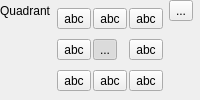
                       <widget class="QFrame" name="mPlacementQuadrantFrame">
                        <layout class="QGridLayout" name="gridLayout_19">
                         <property name="margin">
                          <number>0</number>
                         </property>
                         <item row="0" column="1" rowspan="3">
                          <layout class="QGridLayout" name="gridLayout_3">
                           <property name="spacing">
                            <number>2</number>
                           </property>
                           <item row="1" column="1">
                            <widget class="QToolButton" name="mPointOffsetOver">
                             <property name="text">
                              <string>...</string>
                             </property>
                             <property name="icon">
                              <iconset resource="Resources/images/images.qrc">
                               <normaloff>:/images/themes/default/mIconLabelQuadrantCenter.svg</normaloff>:/images/themes/default/mIconLabelQuadrantCenter.svg</iconset>
                             </property>
                             <property name="iconSize">
                              <size>
                               <width>32</width>
                               <height>18</height>
                              </size>
                             </property>
                             <property name="checkable">
                              <bool>true</bool>
                             </property>
                             <property name="checked">
                              <bool>true</bool>
                             </property>
                            </widget>
                           </item>
                           <item row="0" column="2">
                            <widget class="QToolButton" name="mPointOffsetAboveRight">
                             <property name="text">
                              <string>abc</string>
                             </property>
                             <property name="icon">
                              <iconset resource="Resources/images/images.qrc">
                               <normaloff>:/images/themes/default/mIconLabelQuadrantOffset.svg</normaloff>:/images/themes/default/mIconLabelQuadrantOffset.svg</iconset>
                             </property>
                             <property name="iconSize">
                              <size>
                               <width>32</width>
                               <height>18</height>
                              </size>
                             </property>
                             <property name="checkable">
                              <bool>true</bool>
                             </property>
                            </widget>
                           </item>
                           <item row="2" column="0">
                            <widget class="QToolButton" name="mPointOffsetBelowLeft">
                             <property name="text">
                              <string>abc</string>
                             </property>
                             <property name="icon">
                              <iconset resource="Resources/images/images.qrc">
                               <normaloff>:/images/themes/default/mIconLabelQuadrantOffset.svg</normaloff>:/images/themes/default/mIconLabelQuadrantOffset.svg</iconset>
                             </property>
                             <property name="iconSize">
                              <size>
                               <width>32</width>
                               <height>18</height>
                              </size>
                             </property>
                             <property name="checkable">
                              <bool>true</bool>
                             </property>
                            </widget>
                           </item>
                           <item row="1" column="0">
                            <widget class="QToolButton" name="mPointOffsetLeft">
                             <property name="text">
                              <string>abc</string>
                             </property>
                             <property name="icon">
                              <iconset resource="Resources/images/images.qrc">
                               <normaloff>:/images/themes/default/mIconLabelQuadrantOffset.svg</normaloff>:/images/themes/default/mIconLabelQuadrantOffset.svg</iconset>
                             </property>
                             <property name="iconSize">
                              <size>
                               <width>32</width>
                               <height>18</height>
                              </size>
                             </property>
                             <property name="checkable">
                              <bool>true</bool>
                             </property>
                            </widget>
                           </item>
                           <item row="0" column="0">
                            <widget class="QToolButton" name="mPointOffsetAboveLeft">
                             <property name="text">
                              <string>abc</string>
                             </property>
                             <property name="icon">
                              <iconset resource="Resources/images/images.qrc">
                               <normaloff>:/images/themes/default/mIconLabelQuadrantOffset.svg</normaloff>:/images/themes/default/mIconLabelQuadrantOffset.svg</iconset>
                             </property>
                             <property name="iconSize">
                              <size>
                               <width>32</width>
                               <height>18</height>
                              </size>
                             </property>
                             <property name="checkable">
                              <bool>true</bool>
                             </property>
                            </widget>
                           </item>
                           <item row="1" column="2">
                            <widget class="QToolButton" name="mPointOffsetRight">
                             <property name="text">
                              <string>abc</string>
                             </property>
                             <property name="icon">
                              <iconset resource="Resources/images/images.qrc">
                               <normaloff>:/images/themes/default/mIconLabelQuadrantOffset.svg</normaloff>:/images/themes/default/mIconLabelQuadrantOffset.svg</iconset>
                             </property>
                             <property name="iconSize">
                              <size>
                               <width>32</width>
                               <height>18</height>
                              </size>
                             </property>
                             <property name="checkable">
                              <bool>true</bool>
                             </property>
                            </widget>
                           </item>
                           <item row="2" column="1">
                            <widget class="QToolButton" name="mPointOffsetBelow">
                             <property name="text">
                              <string>abc</string>
                             </property>
                             <property name="icon">
                              <iconset resource="Resources/images/images.qrc">
                               <normaloff>:/images/themes/default/mIconLabelQuadrantOffset.svg</normaloff>:/images/themes/default/mIconLabelQuadrantOffset.svg</iconset>
                             </property>
                             <property name="iconSize">
                              <size>
                               <width>32</width>
                               <height>18</height>
                              </size>
                             </property>
                             <property name="checkable">
                              <bool>true</bool>
                             </property>
                            </widget>
                           </item>
                           <item row="2" column="2">
                            <widget class="QToolButton" name="mPointOffsetBelowRight">
                             <property name="text">
                              <string>abc</string>
                             </property>
                             <property name="icon">
                              <iconset resource="Resources/images/images.qrc">
                               <normaloff>:/images/themes/default/mIconLabelQuadrantOffset.svg</normaloff>:/images/themes/default/mIconLabelQuadrantOffset.svg</iconset>
                             </property>
                             <property name="iconSize">
                              <size>
                               <width>32</width>
                               <height>18</height>
                              </size>
                             </property>
                             <property name="checkable">
                              <bool>true</bool>
                             </property>
                            </widget>
                           </item>
                           <item row="0" column="1">
                            <widget class="QToolButton" name="mPointOffsetAbove">
                             <property name="text">
                              <string>abc</string>
                             </property>
                             <property name="icon">
                              <iconset resource="Resources/images/images.qrc">
                               <normaloff>:/images/themes/default/mIconLabelQuadrantOffset.svg</normaloff>:/images/themes/default/mIconLabelQuadrantOffset.svg</iconset>
                             </property>
                             <property name="iconSize">
                              <size>
                               <width>32</width>
                               <height>18</height>
                              </size>
                             </property>
                             <property name="checkable">
                              <bool>true</bool>
                             </property>
                            </widget>
                           </item>
                          </layout>
                         </item>
                         <item row="0" column="0">
                          <widget class="QLabel" name="label_6">
                           <property name="sizePolicy">
                            <sizepolicy hsizetype="Maximum" vsizetype="Preferred">
                             <horstretch>0</horstretch>
                             <verstretch>0</verstretch>
                            </sizepolicy>
                           </property>
                           <property name="text">
                            <string>Quadrant</string>
                           </property>
                          </widget>
                         </item>
                         <item row="2" column="0">
                          <spacer name="horizontalSpacer_18">
                           <property name="orientation">
                            <enum>Qt::Horizontal</enum>
                           </property>
                           <property name="sizeType">
                            <enum>QSizePolicy::Fixed</enum>
                           </property>
                           <property name="sizeHint" stdset="0">
                            <size>
                             <width>12</width>
                             <height>12</height>
                            </size>
                           </property>
                          </spacer>
                         </item>
                         <item row="1" column="0">
                          <spacer name="horizontalSpacer_17">
                           <property name="orientation">
                            <enum>Qt::Horizontal</enum>
                           </property>
                           <property name="sizeType">
                            <enum>QSizePolicy::Fixed</enum>
                           </property>
                           <property name="sizeHint" stdset="0">
                            <size>
                             <width>12</width>
                             <height>12</height>
                            </size>
                           </property>
                          </spacer>
                         </item>
                         <item row="0" column="3">
                          <spacer name="horizontalSpacer_16">
                           <property name="orientation">
                            <enum>Qt::Horizontal</enum>
                           </property>
                           <property name="sizeHint" stdset="0">
                            <size>
                             <width>0</width>
                             <height>12</height>
                            </size>
                           </property>
                          </spacer>
                         </item>
                         <item row="0" column="2">
                          <widget class="QgsDataDefinedButton" name="mPointQuadOffsetDDBtn">
                           <property name="text">
                            <string>...</string>
                           </property>
                          </widget>
                         </item>
                        </layout>
                       </widget>
